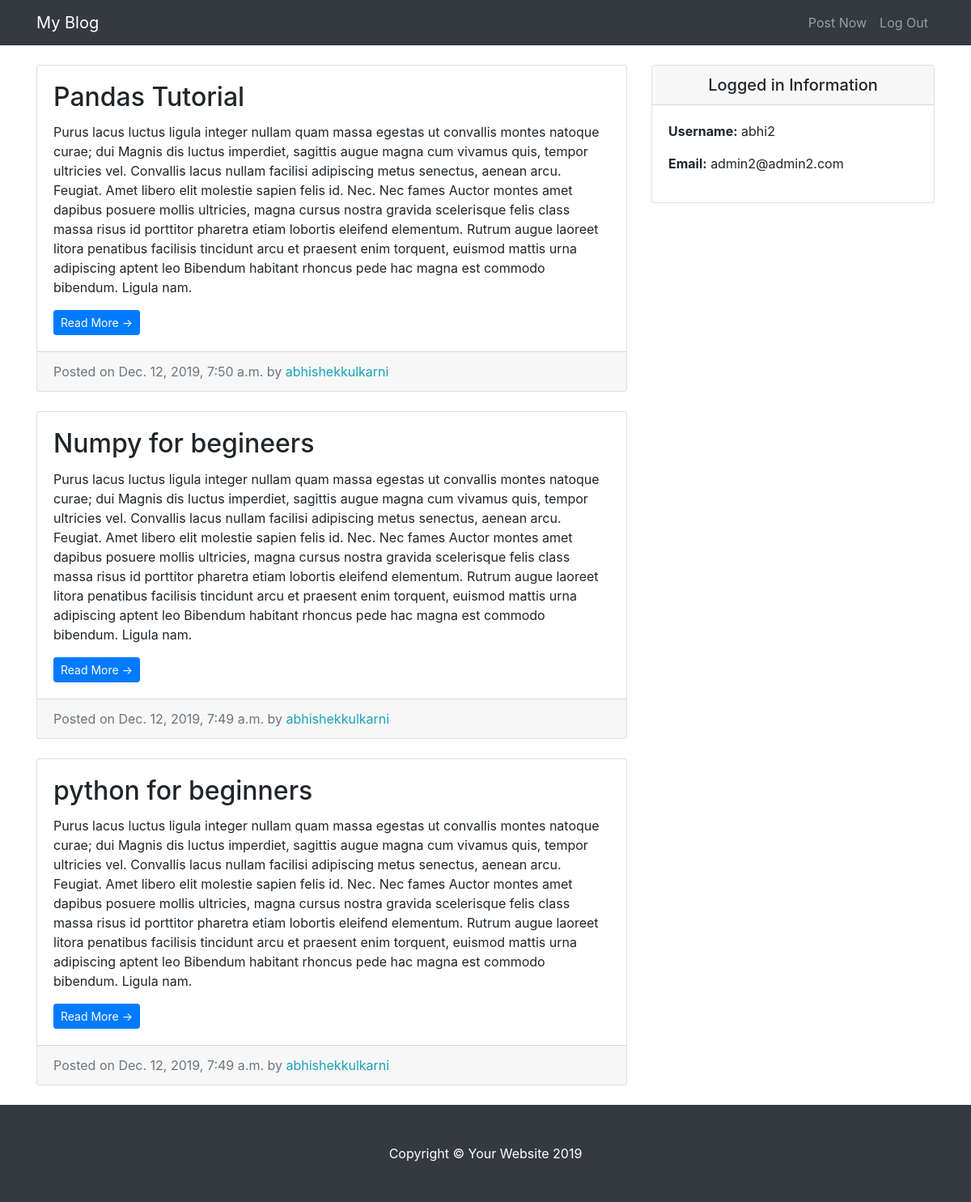
The page / (signed in) on the database as committed earlier.
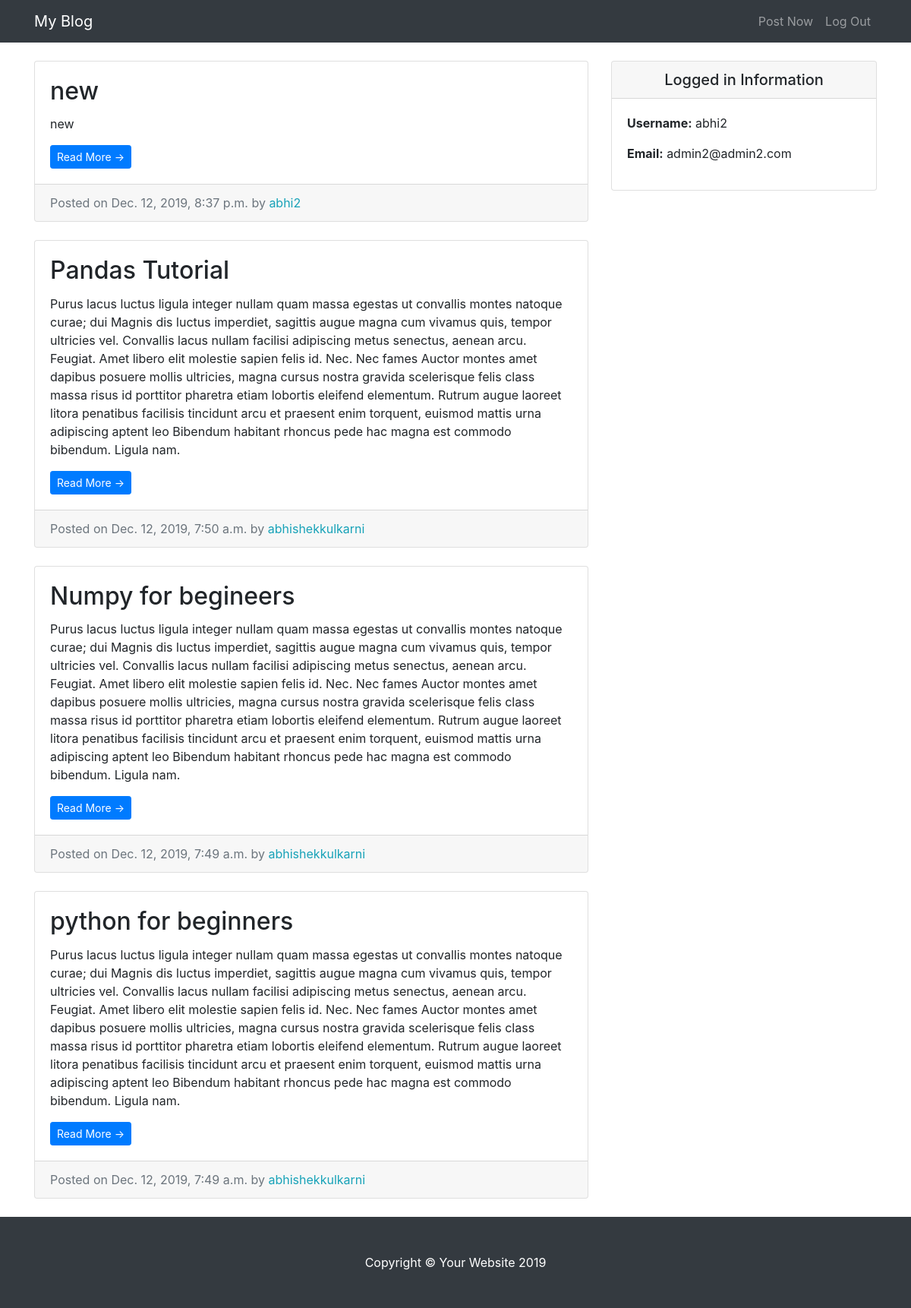
The same page on the database as committed later.
### entries/models.py (models this page shows, shortened)
class Entry(models.Model):
	entry_title = models.CharField(max_length=50)
	entry_text = models.TextField()
	entry_date = models.DateTimeField(auto_now_add=True)
	entry_author = models.ForeignKey(User, on_delete=models.CASCADE)
	class Meta:
		verbose_name_plural = 'entries'

### entries/views.py (the view)
# urls.py: path('', HomeView.as_view(), name='blog-home'),
class HomeView(LoginRequiredMixin, ListView):
	model = Entry
	template_name = 'entries/index.html'
	context_object_name = 'blog_entries'
	ordering = ['-entry_date']
	paginate_by = 4

### entries/templates/entries/index.html (shortened to what this page needs)
{% extends "entries/base.html" %}
{% block content %}
  <div class="col-md-8">
      {% for entry in blog_entries %}
    <div class="card mb-4 mt-4">
      <div class="card-body">
        <h2 class="card-title">{{ entry.entry_title }}</h2>
        <p class="card-text">{{ entry.entry_text }}</p>
        <a href="{% url 'entry-detail' entry.pk %}" class="btn btn-primary btn-sm">Read More &rarr;</a>
      </div>
      <div class="card-footer text-muted">
        Posted on {{ entry.entry_date }} by
        <span class= "text-info mr-2">{{ entry.entry_author }}</span>
      </div>
    </div>
    {% endfor %}
  </div>
{% endblock %}

### entries/templates/entries/base.html (shortened to what this page needs)
{% load static %}
<!DOCTYPE html>
<html lang="en">
<head>
  <link href="{% static 'entries/vendor/bootstrap/css/bootstrap.min.css' %}" rel="stylesheet">
  <link href="{% static 'entries/css/blog-home.css'%}" rel="stylesheet">
</head>
<body>
  <nav class="navbar navbar-expand-lg navbar-dark bg-dark fixed-top">
    <div class="container">
      <a class="navbar-brand" href="{% url 'blog-home' %}">My Blog</a>
      <div class="collapse navbar-collapse" id="navbarResponsive">
        <ul class="navbar-nav ml-auto">
          <li class="nav-item">
            <a class="nav-link" href="{% url 'create_entry' %}">Post Now</a>
          </li>
          <li class="nav-item">
            <a class="nav-link" href="{% url 'logout' %}">Log Out</a>
          </li>
        </ul>
      </div>
    </div>
  </nav>
  <div class="container">
    <div class="row">
    {% block content %} {% endblock %}
    <div class="col-md-4">
      <div class="card my-4">
          <h5 class="card-header text-center">Logged in Information</h5>
          <div class="card-body">
            <ul class="list-unstyled mb-0">
                <li>
                    <p> <strong>Username:</strong> {{ user.username }} </p>
                </li>
                <li>
                    <p> <strong>Email:</strong> {{ user.email }}</p>
                </li>
            </ul>
          </div>
        </div>
      </div>
    </div>
  </div>
  <footer class="py-5 bg-dark">
    <div class="container">
      <p class="m-0 text-center text-white">Copyright &copy; Your Website 2019</p>
    </div>
  </footer>
</body>
</html>

### entries/static/entries/css/blog-home.css (style rules this page uses)
body { padding-top: 56px; }

Rows that differ between the two databases and show on the page:
added Entry: entry_title "new", entry_text "new", entry_date "Dec. 12, 2019, 8:37 p.m.", entry_author "abhi2"
